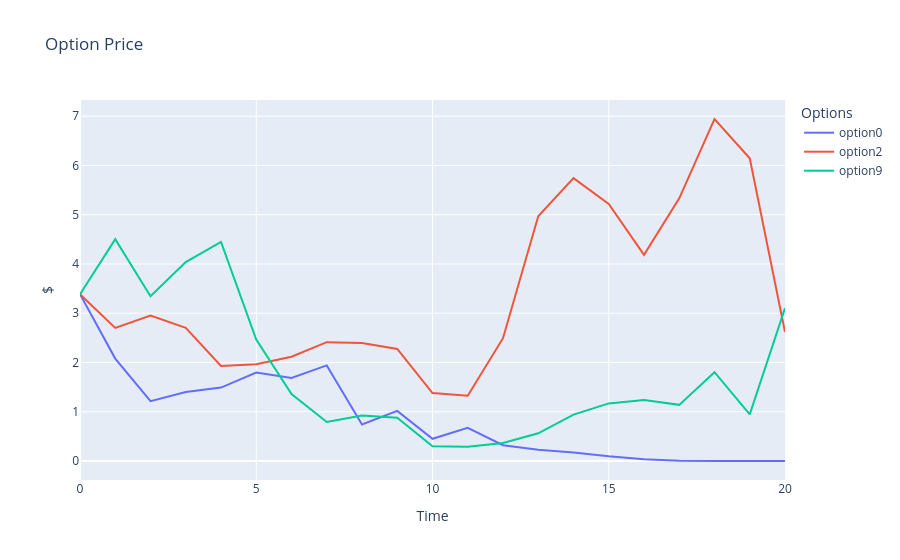

Notebook cell for this chart:
### Code cell
fig = go.Figure()

# Add traces for each column
for column in option_prices.columns[values]:
    fig.add_trace(go.Scatter(x=option_prices.index, y=option_prices[column], mode='lines', name=f"option{column}"))

# Update layout
fig.update_layout(
    title='Option Price',
    xaxis_title='Time',
    yaxis_title='$',
    template='plotly',
    legend=dict(title='Options'),
)

# Show the plot
fig.show()

### Figure 1 — Plotly figure (JSON) as saved in the notebook; plotly's stock layout.template omitted (floating-point values rounded to 4 significant figures)
{"data": [{"mode": "lines", "name": "option0", "type": "scatter", "x": [0, 1, 2, 3, 4, 5, 6, 7, 8, 9, 10, 11, 12, 13, 14, 15, 16, 17, 18, 19, 20], "y": [3.384, 2.079, 1.213, 1.401, 1.491, 1.797, 1.684, 1.94, 0.7405, 1.018, 0.4505, 0.6731, 0.3199, 0.2276, 0.1738, 0.09716, 0.03802, 0.003549, 4.79e-05, 4.248e-11, 0]}, {"mode": "lines", "name": "option2", "type": "scatter", "x": [0, 1, 2, 3, 4, 5, 6, 7, 8, 9, 10, 11, 12, 13, 14, 15, 16, 17, 18, 19, 20], "y": [3.384, 2.701, 2.952, 2.704, 1.931, 1.962, 2.117, 2.412, 2.396, 2.274, 1.378, 1.326, 2.494, 4.968, 5.741, 5.216, 4.185, 5.332, 6.942, 6.144, 2.617]}, {"mode": "lines", "name": "option9", "type": "scatter", "x": [0, 1, 2, 3, 4, 5, 6, 7, 8, 9, 10, 11, 12, 13, 14, 15, 16, 17, 18, 19, 20], "y": [3.384, 4.503, 3.345, 4.037, 4.449, 2.463, 1.36, 0.7912, 0.9219, 0.8788, 0.2983, 0.2869, 0.3676, 0.5618, 0.942, 1.17, 1.239, 1.14, 1.803, 0.9463, 3.103]}], "layout": {"legend": {"title": {"text": "Options"}}, "title": {"text": "Option Price"}, "xaxis": {"title": {"text": "Time"}}, "yaxis": {"title": {"text": "$"}}}}
